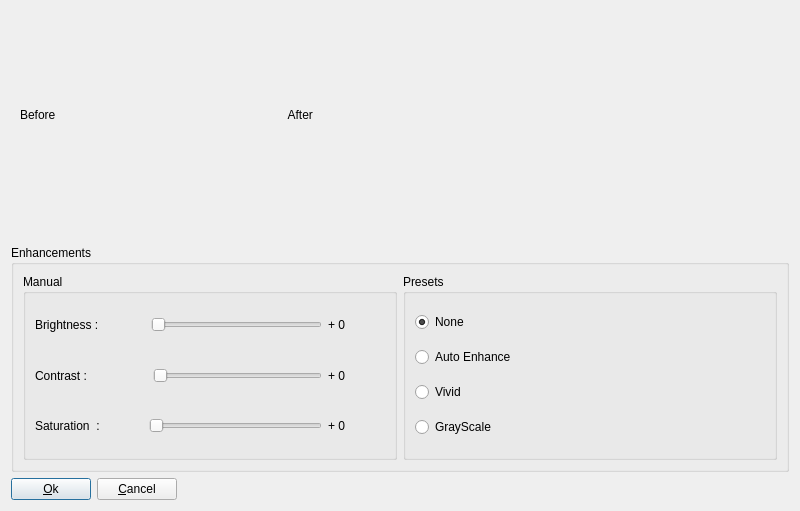
<?xml version="1.0" encoding="UTF-8"?>
<ui version="4.0">
 <class>imageEnhanceDialog</class>
 <widget class="QDialog" name="imageEnhanceDialog">
  <property name="geometry">
   <rect>
    <x>0</x>
    <y>0</y>
    <width>800</width>
    <height>511</height>
   </rect>
  </property>
  <property name="windowTitle">
   <string>Enhance The Image</string>
  </property>
  <property name="windowIcon">
   <iconset resource="images.qrc">
    <normaloff>:/root/img/Pixelmator-icon.png</normaloff>:/root/img/Pixelmator-icon.png</iconset>
  </property>
  <layout class="QVBoxLayout" name="verticalLayout_4">
   <item>
    <layout class="QVBoxLayout" name="verticalLayout_3">
     <item>
      <widget class="QGroupBox" name="groupBox">
       <property name="styleSheet">
        <string notr="true">QGroupBox {
	border: 1px black;
}</string>
       </property>
       <property name="title">
        <string/>
       </property>
       <layout class="QVBoxLayout" name="verticalLayout">
        <item>
         <widget class="QLabel" name="label_4">
          <property name="styleSheet">
           <string notr="true">font: 75 12pt &quot;Sans Serif&quot;;</string>
          </property>
          <property name="text">
           <string>Before                                                                      After</string>
          </property>
         </widget>
        </item>
        <item>
         <layout class="QHBoxLayout" name="horizontalLayout_2">
          <item>
           <widget class="QLabel" name="leftImage">
            <property name="sizePolicy">
             <sizepolicy hsizetype="Maximum" vsizetype="Maximum">
              <horstretch>0</horstretch>
              <verstretch>0</verstretch>
             </sizepolicy>
            </property>
            <property name="text">
             <string/>
            </property>
            <property name="pixmap">
             <pixmap resource="images.qrc">:/root/img/Television-icon.png</pixmap>
            </property>
           </widget>
          </item>
          <item>
           <widget class="QLabel" name="rightImage">
            <property name="sizePolicy">
             <sizepolicy hsizetype="Maximum" vsizetype="Maximum">
              <horstretch>0</horstretch>
              <verstretch>0</verstretch>
             </sizepolicy>
            </property>
            <property name="text">
             <string/>
            </property>
           </widget>
          </item>
         </layout>
        </item>
       </layout>
      </widget>
     </item>
     <item>
      <widget class="QGroupBox" name="groupBox_2">
       <property name="sizePolicy">
        <sizepolicy hsizetype="Preferred" vsizetype="Minimum">
         <horstretch>0</horstretch>
         <verstretch>0</verstretch>
        </sizepolicy>
       </property>
       <property name="title">
        <string>Enhancements</string>
       </property>
       <layout class="QHBoxLayout" name="horizontalLayout_7">
        <item>
         <layout class="QHBoxLayout" name="horizontalLayout_6"/>
        </item>
        <item>
         <widget class="QGroupBox" name="groupBox_4">
          <property name="title">
           <string>Manual</string>
          </property>
          <layout class="QVBoxLayout" name="verticalLayout_2">
           <item>
            <layout class="QHBoxLayout" name="horizontalLayout_3">
             <item>
              <widget class="QLabel" name="label">
               <property name="text">
                <string>Brightness :  </string>
               </property>
              </widget>
             </item>
             <item>
              <spacer name="horizontalSpacer_2">
               <property name="orientation">
                <enum>Qt::Horizontal</enum>
               </property>
               <property name="sizeType">
                <enum>QSizePolicy::Fixed</enum>
               </property>
               <property name="sizeHint" stdset="0">
                <size>
                 <width>40</width>
                 <height>20</height>
                </size>
               </property>
              </spacer>
             </item>
             <item>
              <widget class="QSlider" name="sliderBrightness">
               <property name="value">
                <number>0</number>
               </property>
               <property name="orientation">
                <enum>Qt::Horizontal</enum>
               </property>
              </widget>
             </item>
             <item>
              <widget class="QLabel" name="labelBrightness">
               <property name="text">
                <string>+ 0</string>
               </property>
              </widget>
             </item>
             <item>
              <spacer name="horizontalSpacer_5">
               <property name="orientation">
                <enum>Qt::Horizontal</enum>
               </property>
               <property name="sizeType">
                <enum>QSizePolicy::Fixed</enum>
               </property>
               <property name="sizeHint" stdset="0">
                <size>
                 <width>40</width>
                 <height>20</height>
                </size>
               </property>
              </spacer>
             </item>
            </layout>
           </item>
           <item>
            <layout class="QHBoxLayout" name="horizontalLayout_4">
             <item>
              <widget class="QLabel" name="label_2">
               <property name="text">
                <string>Contrast :      </string>
               </property>
              </widget>
             </item>
             <item>
              <spacer name="horizontalSpacer_3">
               <property name="orientation">
                <enum>Qt::Horizontal</enum>
               </property>
               <property name="sizeType">
                <enum>QSizePolicy::Fixed</enum>
               </property>
               <property name="sizeHint" stdset="0">
                <size>
                 <width>40</width>
                 <height>20</height>
                </size>
               </property>
              </spacer>
             </item>
             <item>
              <widget class="QSlider" name="sliderContrast">
               <property name="orientation">
                <enum>Qt::Horizontal</enum>
               </property>
              </widget>
             </item>
             <item>
              <widget class="QLabel" name="labelContrast">
               <property name="text">
                <string>+ 0</string>
               </property>
              </widget>
             </item>
             <item>
              <spacer name="horizontalSpacer_6">
               <property name="orientation">
                <enum>Qt::Horizontal</enum>
               </property>
               <property name="sizeType">
                <enum>QSizePolicy::Fixed</enum>
               </property>
               <property name="sizeHint" stdset="0">
                <size>
                 <width>40</width>
                 <height>20</height>
                </size>
               </property>
              </spacer>
             </item>
            </layout>
           </item>
           <item>
            <layout class="QHBoxLayout" name="horizontalLayout_5">
             <item>
              <widget class="QLabel" name="label_3">
               <property name="text">
                <string>Saturation  : </string>
               </property>
              </widget>
             </item>
             <item>
              <spacer name="horizontalSpacer_4">
               <property name="orientation">
                <enum>Qt::Horizontal</enum>
               </property>
               <property name="sizeType">
                <enum>QSizePolicy::Fixed</enum>
               </property>
               <property name="sizeHint" stdset="0">
                <size>
                 <width>40</width>
                 <height>20</height>
                </size>
               </property>
              </spacer>
             </item>
             <item>
              <widget class="QSlider" name="sliderSaturation">
               <property name="orientation">
                <enum>Qt::Horizontal</enum>
               </property>
              </widget>
             </item>
             <item>
              <widget class="QLabel" name="labelSaturation">
               <property name="text">
                <string>+ 0</string>
               </property>
              </widget>
             </item>
             <item>
              <spacer name="horizontalSpacer_7">
               <property name="orientation">
                <enum>Qt::Horizontal</enum>
               </property>
               <property name="sizeType">
                <enum>QSizePolicy::Fixed</enum>
               </property>
               <property name="sizeHint" stdset="0">
                <size>
                 <width>40</width>
                 <height>20</height>
                </size>
               </property>
              </spacer>
             </item>
            </layout>
           </item>
          </layout>
         </widget>
        </item>
        <item>
         <widget class="QGroupBox" name="groupBox_3">
          <property name="sizePolicy">
           <sizepolicy hsizetype="Expanding" vsizetype="Preferred">
            <horstretch>0</horstretch>
            <verstretch>0</verstretch>
           </sizepolicy>
          </property>
          <property name="title">
           <string>Presets</string>
          </property>
          <layout class="QHBoxLayout" name="horizontalLayout_9">
           <item>
            <layout class="QVBoxLayout" name="verticalLayout_5">
             <item>
              <widget class="QRadioButton" name="radioBtnNone">
               <property name="text">
                <string>None</string>
               </property>
               <property name="checked">
                <bool>true</bool>
               </property>
              </widget>
             </item>
             <item>
              <widget class="QRadioButton" name="radioBtnAutoEnhance">
               <property name="text">
                <string>Auto Enhance</string>
               </property>
              </widget>
             </item>
             <item>
              <widget class="QRadioButton" name="radioBtnVivid">
               <property name="text">
                <string>Vivid</string>
               </property>
              </widget>
             </item>
             <item>
              <widget class="QRadioButton" name="radioGrayScale">
               <property name="text">
                <string>GrayScale</string>
               </property>
              </widget>
             </item>
            </layout>
           </item>
          </layout>
         </widget>
        </item>
       </layout>
      </widget>
     </item>
     <item>
      <layout class="QHBoxLayout" name="horizontalLayout">
       <item>
        <widget class="QPushButton" name="pushButton">
         <property name="text">
          <string>&amp;Ok</string>
         </property>
        </widget>
       </item>
       <item>
        <widget class="QPushButton" name="pushButton_2">
         <property name="text">
          <string>&amp;Cancel</string>
         </property>
        </widget>
       </item>
       <item>
        <spacer name="horizontalSpacer">
         <property name="orientation">
          <enum>Qt::Horizontal</enum>
         </property>
         <property name="sizeHint" stdset="0">
          <size>
           <width>40</width>
           <height>20</height>
          </size>
         </property>
        </spacer>
       </item>
      </layout>
     </item>
    </layout>
   </item>
  </layout>
 </widget>
 <resources>
  <include location="images.qrc"/>
 </resources>
 <connections/>
</ui>
